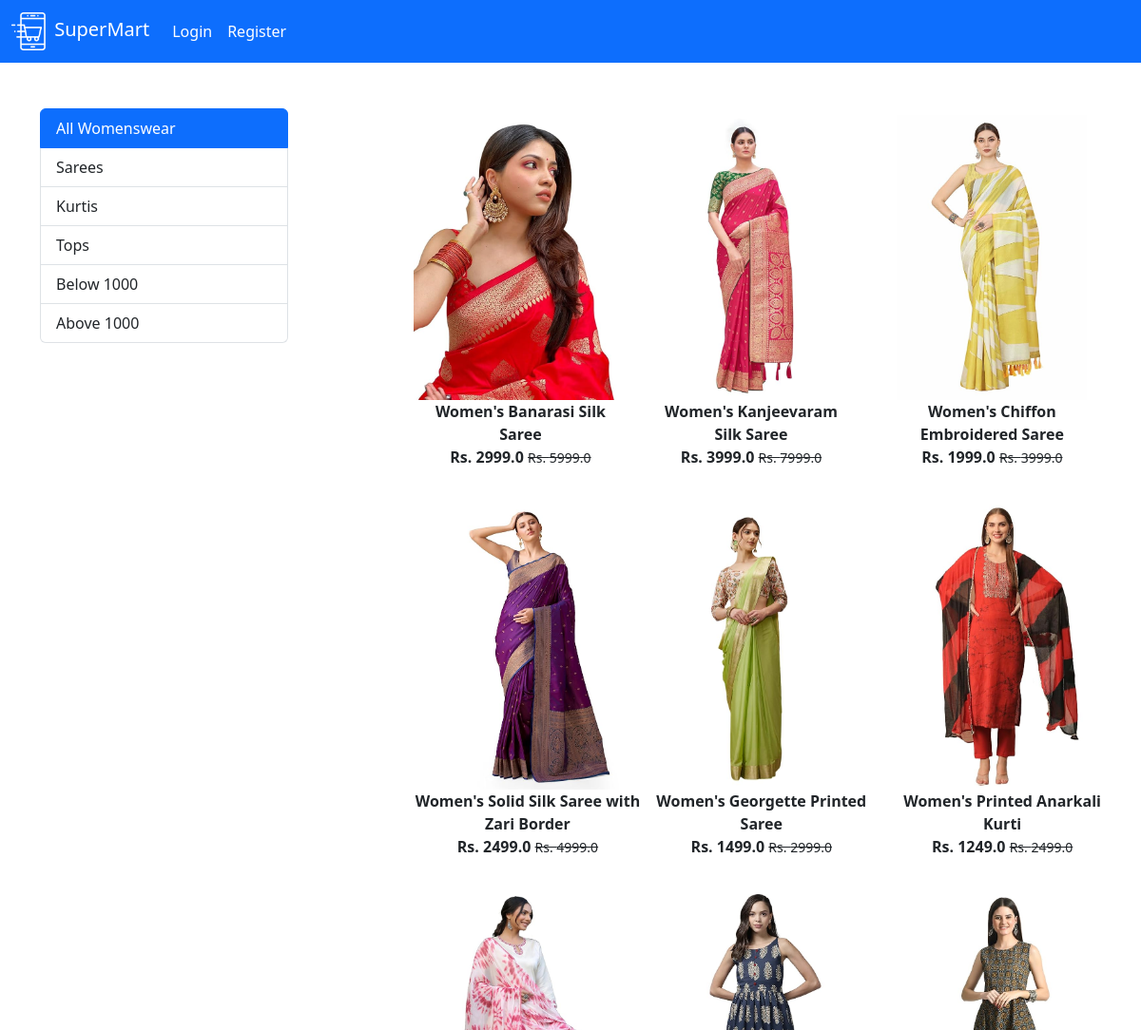
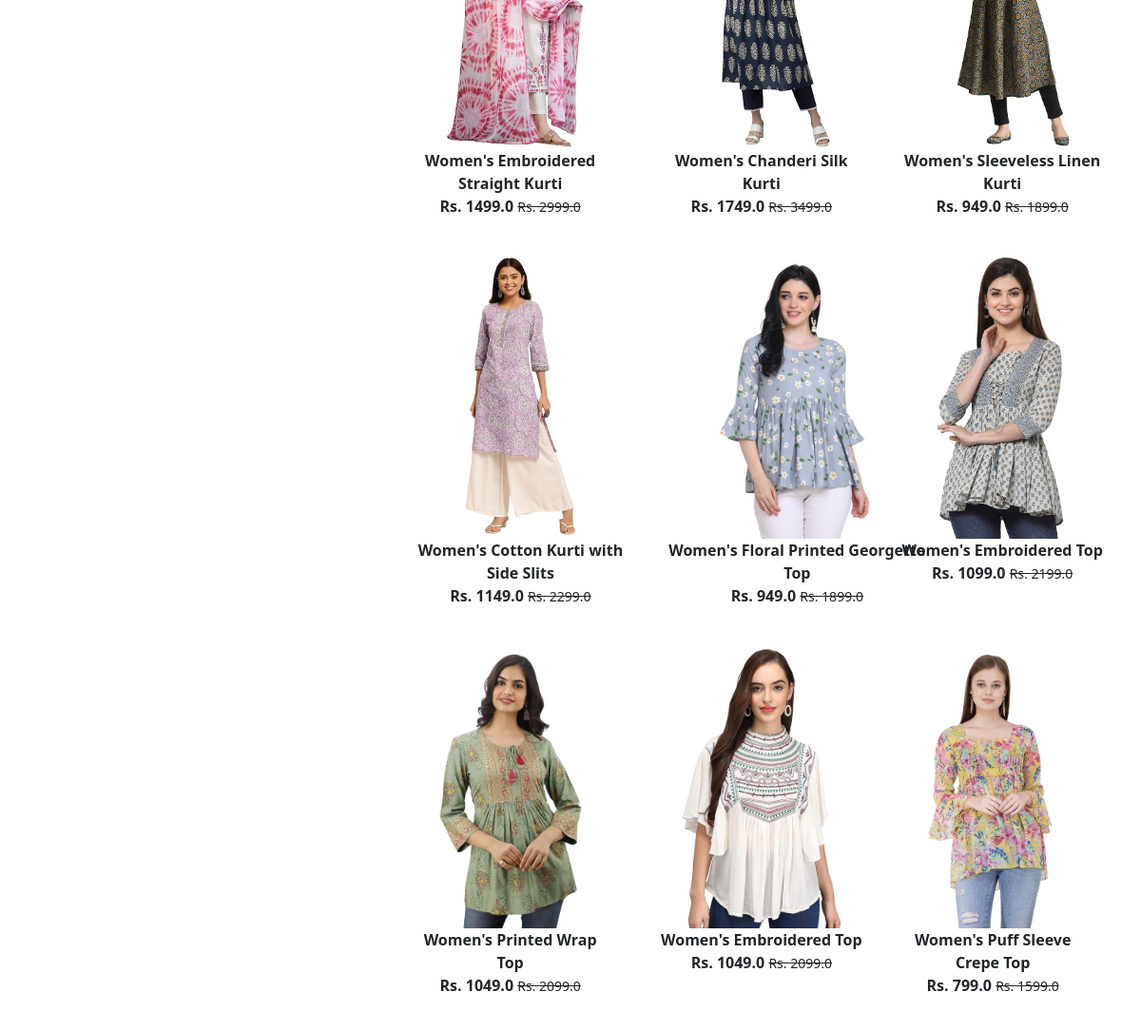
The page /womenswear/ on the database its author committed (2 pictures, top to bottom).
### app/models.py (models this page shows, shortened)
class Product(models.Model):
    title = models.CharField(max_length=100)
    selling_price = models.FloatField()
    discounted_price = models.FloatField()
    description = models.TextField()
    brand = models.CharField(max_length=100, default='Unknown')
    category = models.CharField(choices=CATEGORY_CHOICES,max_length=2)
    product_image = models.ImageField(upload_to='product')

### app/views.py (the view)
# urls.py: path('womenswear/', views.womenswear, name='womenswear'),
def womenswear(request, data = None):
    if data == None:
        womenswear = Product.objects.filter(category='WW')
    elif data == 'Sarees' or data == 'Kurtis' or data == 'Tops':
        womenswear = Product.objects.filter(category='WW').filter(brand=data)
    elif data == 'below':
        womenswear = Product.objects.filter(category='WW').filter(discounted_price__lt=1000)
    elif data == 'above':
        womenswear = Product.objects.filter(category='WW').filter(discounted_price__gt=1000)
    return render(request, 'app/womenswear.html',{'womenswear':womenswear})

### app/templates/app/womenswear.html (shortened to what this page needs)
{% extends 'app/base.html' %}
{% load static %}
{% block main-content %}
<div class="container my-5">
 <div class="row">
  <div class="col-sm-3">
    <div class="list-group">
        <a href="{% url 'womenswear' %}" class="list-group-item list-group-item-action active">All Womenswear</a>
        <a href="{% url 'womensweardata' 'Sarees' %}" class="list-group-item list-group-item-action">Sarees</a>
        <a href="{% url 'womensweardata' 'Kurtis' %}" class="list-group-item list-group-item-action">Kurtis</a>
        <a href="{% url 'womensweardata' 'Tops' %}" class="list-group-item list-group-item-action">Tops</a>
        <a href="{% url 'womensweardata' 'below' %}" class="list-group-item list-group-item-action">Below 1000</a>
        <a href="{% url 'womensweardata' 'above' %}" class="list-group-item list-group-item-action">Above 1000</a>
      </div>
  </div>
  <div class="col-sm-8 offset-sm-1">
    <div class="row">
        {% for product in womenswear %}
          <div class="col-sm-4 text-center mb-4">
            <a href="{% url 'product-detail' product.id %}" class="btn">
                <div class="item">
                    <img src="{{product.product_image.url}}" alt="" height="300" >
                    <div class="fw-bold">{{product.title}}</div>
                    <div class="fw-bold">Rs. {{product.discounted_price}}
                    <small class="fw-light text-decoration-line-through">Rs. {{product.selling_price}}</small>
                    </div>
                </div>
            </a>
          </div>
        {% endfor %}
    </div>
  </div>
 </div>
</div>
{% endblock main-content %}

### rows shown on the page
Product: product_image (picture), title "Women's Banarasi Silk Saree", discounted_price "2999.0", selling_price "5999.0"
Product: product_image (picture), title "Women's Kanjeevaram Silk Saree", discounted_price "3999.0", selling_price "7999.0"
Product: product_image (picture), title "Women's Chiffon Embroidered Saree", discounted_price "1999.0", selling_price "3999.0"
Product: product_image (picture), title "Women's Solid Silk Saree with Zari Border", discounted_price "2499.0", selling_price "4999.0"
Product: product_image (picture), title "Women's Georgette Printed Saree", discounted_price "1499.0", selling_price "2999.0"
Product: product_image (picture), title "Women's Printed Anarkali Kurti", discounted_price "1249.0", selling_price "2499.0"
Product: product_image (picture), title "Women's Embroidered Straight Kurti", discounted_price "1499.0", selling_price "2999.0"
Product: product_image (picture), title "Women's Chanderi Silk Kurti", discounted_price "1749.0", selling_price "3499.0"
Product: product_image (picture), title "Women's Sleeveless Linen Kurti", discounted_price "949.0", selling_price "1899.0"
Product: product_image (picture), title "Women's Cotton Kurti with Side Slits", discounted_price "1149.0", selling_price "2299.0"
Product: product_image (picture), title "Women's Floral Printed Georgette Top", discounted_price "949.0", selling_price "1899.0"
Product: product_image (picture), title "Women's Embroidered Top", discounted_price "1099.0", selling_price "2199.0"
Product: product_image (picture), title "Women's Printed Wrap Top", discounted_price "1049.0", selling_price "2099.0"
Product: product_image (picture), title "Women's Embroidered Top", discounted_price "1049.0", selling_price "2099.0"
Product: product_image (picture), title "Women's Puff Sleeve Crepe Top", discounted_price "799.0", selling_price "1599.0"
